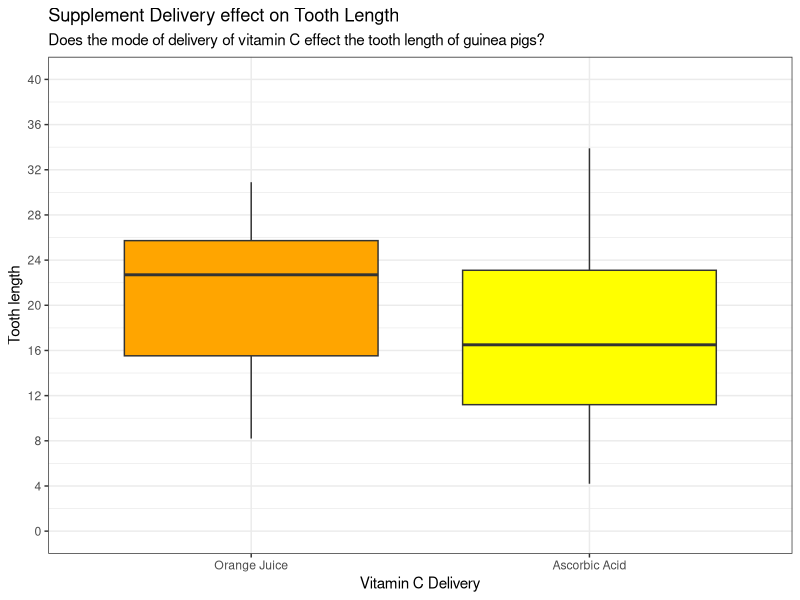

R code for this plot:
## ---- chunk 1
#Packages
library(tidyverse)
## ---- chunk 2
?ToothGrowth
head(ToothGrowth)
str(ToothGrowth)
## ---- chunk 3
ggplot(ToothGrowth, aes(supp, len)) +
  geom_boxplot(aes(fill = supp)) +
  scale_fill_manual(values = c('orange','yellow')) +
  scale_y_continuous(limits = c(0,40), breaks = seq(0,40,4)) +
  scale_x_discrete(labels = c('Orange Juice', 'Ascorbic Acid')) +
  labs(x = 'Vitamin C Delivery', y = 'Tooth length', title = 'Supplement Delivery effect on Tooth Length',
       subtitle = 'Does the mode of delivery of vitamin C effect the tooth length of guinea pigs?') +
  theme_bw() +
  theme(legend.position = 'none')
